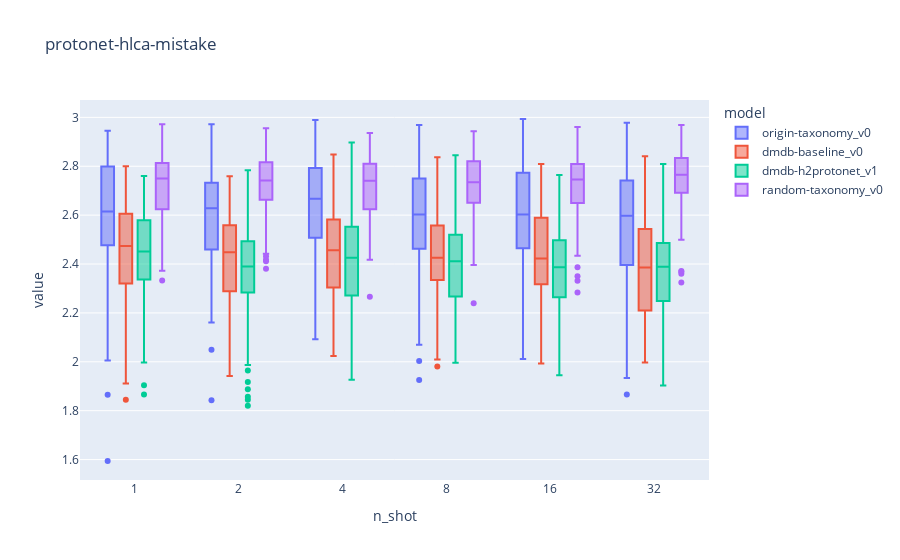

The code cell stored with this chart in its notebook:
### Code cell
figs[2]['fig']

### Figure 1 — Plotly figure (JSON) as saved in the notebook; plotly's stock layout.template omitted (floating-point values rounded to 4 significant figures; data arrays with more than 128 entries replaced by an {"elided": "..."} marker saying what was removed)
{"data": [{"alignmentgroup": "True", "hovertemplate": "model=origin-taxonomy_v0<br>n_shot=%{x}<br>value=%{y}<extra></extra>", "legendgroup": "origin-taxonomy_v0", "marker": {"color": "#636efa"}, "name": "origin-taxonomy_v0", "notched": false, "offsetgroup": "origin-taxonomy_v0", "orientation": "v", "showlegend": true, "type": "box", "x": {"elided": "600 str values"}, "x0": " ", "xaxis": "x", "y": {"elided": "600 float values"}, "y0": " ", "yaxis": "y"}, {"alignmentgroup": "True", "hovertemplate": "model=dmdb-baseline_v0<br>n_shot=%{x}<br>value=%{y}<extra></extra>", "legendgroup": "dmdb-baseline_v0", "marker": {"color": "#EF553B"}, "name": "dmdb-baseline_v0", "notched": false, "offsetgroup": "dmdb-baseline_v0", "orientation": "v", "showlegend": true, "type": "box", "x": {"elided": "600 str values"}, "x0": " ", "xaxis": "x", "y": {"elided": "600 float values"}, "y0": " ", "yaxis": "y"}, {"alignmentgroup": "True", "hovertemplate": "model=dmdb-h2protonet_v1<br>n_shot=%{x}<br>value=%{y}<extra></extra>", "legendgroup": "dmdb-h2protonet_v1", "marker": {"color": "#00cc96"}, "name": "dmdb-h2protonet_v1", "notched": false, "offsetgroup": "dmdb-h2protonet_v1", "orientation": "v", "showlegend": true, "type": "box", "x": {"elided": "600 str values"}, "x0": " ", "xaxis": "x", "y": {"elided": "600 float values"}, "y0": " ", "yaxis": "y"}, {"alignmentgroup": "True", "hovertemplate": "model=random-taxonomy_v0<br>n_shot=%{x}<br>value=%{y}<extra></extra>", "legendgroup": "random-taxonomy_v0", "marker": {"color": "#ab63fa"}, "name": "random-taxonomy_v0", "notched": false, "offsetgroup": "random-taxonomy_v0", "orientation": "v", "showlegend": true, "type": "box", "x": {"elided": "600 str values"}, "x0": " ", "xaxis": "x", "y": {"elided": "600 float values"}, "y0": " ", "yaxis": "y"}], "layout": {"boxmode": "group", "legend": {"title": {"text": "model"}, "tracegroupgap": 0}, "title": {"text": "protonet-hlca-mistake"}, "xaxis": {"anchor": "y", "domain": [0, 1], "title": {"text": "n_shot"}}, "yaxis": {"anchor": "x", "domain": [0, 1], "title": {"text": "value"}}}}
